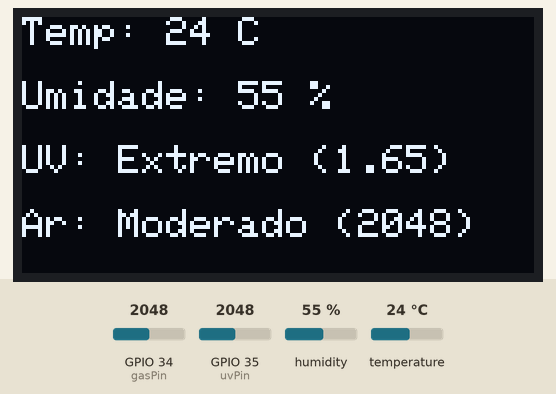
This sketch was run on a simulated ESP32. Parts: 128×64 one-colour display. Inputs (shaded band) come from the test bench; at power-on: GPIO 34 (gasPin) = 2048, GPIO 35 (uvPin) = 2048, humidity 55 %, temperature 24 °C.

Above: at 3.7 s.
3.8 s: GPIO 34 (gasPin) set to 2158
At 6.4 s:
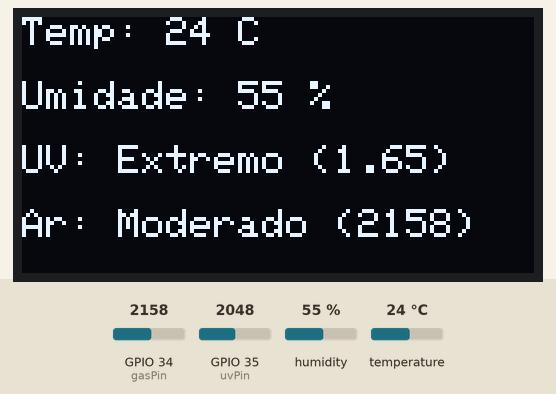
6.7 s: GPIO 34 (gasPin) set to 2264
At 9.5 s:
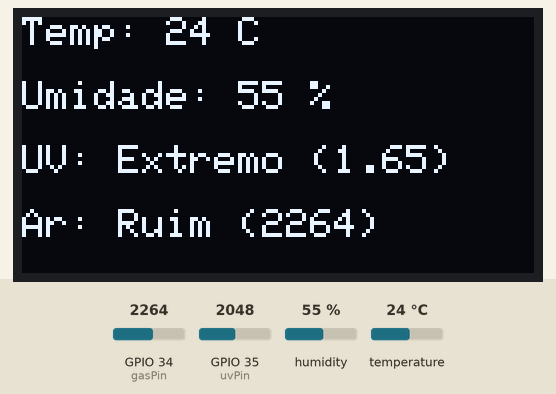
9.9 s: GPIO 35 (uvPin) set to 1381
At 12.6 s:
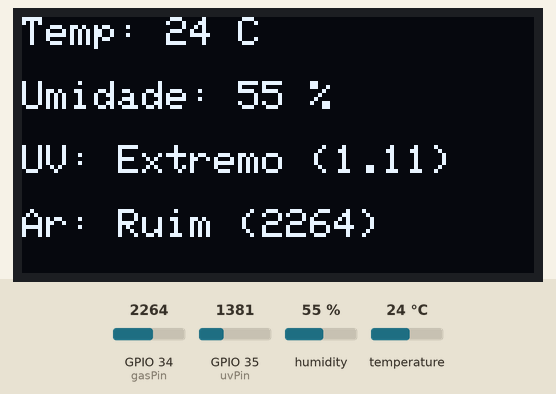
13.2 s: GPIO 35 (uvPin) set to 1309
At 15.6 s:
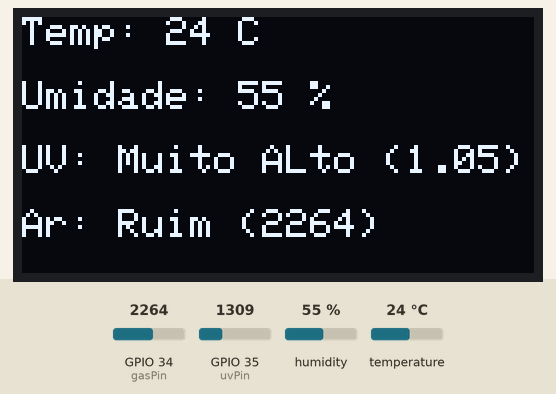
16.4 s: GPIO 34 (gasPin) set to 2162
At 18.7 s:
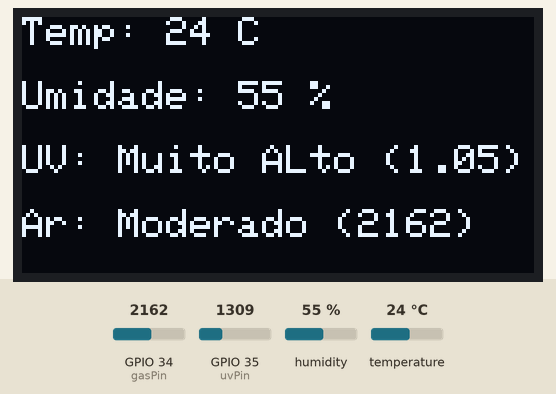
19.6 s: GPIO 35 (uvPin) set to 1130
At 21.7 s:
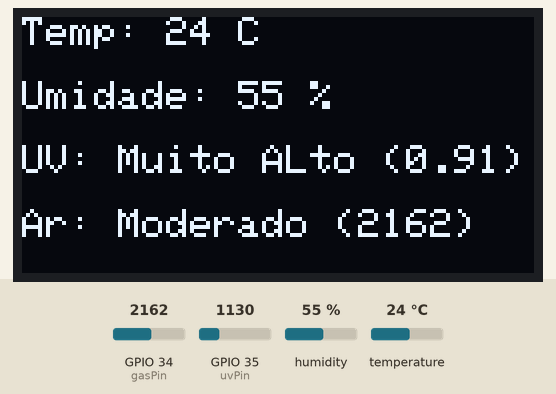
22.8 s: GPIO 35 (uvPin) set to 1029
Timing chart, 0 to 25.8 s (numbered marks = the images above; inputs shaded):
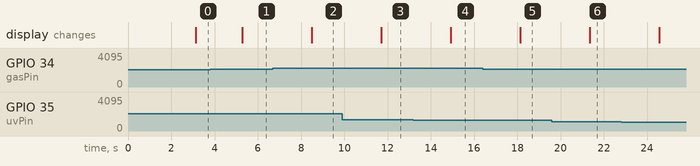

Measured:
- the behaviour switches between 2201 and 2202 on GPIO 34 (gasPin) (found by bisection; images 1 and 2)
- the behaviour switches between 1339 and 1338 on GPIO 35 (uvPin) (found by bisection; images 3 and 4)
- after the input at 3.8 s, the display: changes after 1.5 s (image 1)
- after the input at 6.7 s, the display: changes after 1.8 s (image 2)
- after the input at 9.9 s, the display: changes after 1.8 s (image 3)
- after the input at 13.2 s, the display: changes after 1.7 s (image 4)
- after the input at 16.4 s, the display: changes after 1.7 s (image 5)
- after the input at 19.6 s, the display: changes after 1.8 s (image 6)

The sketch:

Monitoramento.ino
```cpp
// Bibliotecas Utilizadas
#include <WebServer.h>
#include <WiFi.h>
#include <Adafruit_GFX.h>
#include <Adafruit_SSD1306.h>
#include <Wire.h>
#include <DHT11.h>

// Pinos dos Sensores
#define dhtPin 32
#define uvPin 35
#define gasPin 34

// Funções Declaradas
void lerSensores();
void mostrarDisplay();
void handleRoot();
String classificarUV(float valor);
String classificarAr(int valor);

// Variáveis Globais
int temperatura, umidade, qualidadeAr;
float uvIndex;

// Ponto de Acesso
const char* ssid = "MonitorWMA";
const char* password = "12345678";
WebServer server(80);

// Objetos para Temperatura e Display
DHT11 dht(dhtPin);
Adafruit_SSD1306 display(128, 64, &Wire, -1);


void setup(){
  // Inicializar Display
  display.begin(SSD1306_SWITCHCAPVCC, 0x3C);
  display.clearDisplay();
  display.setTextColor(SSD1306_WHITE);
  display.setTextSize(1);
  display.setCursor(0, 0);
  display.println("Monitor Iniciado...");
  display.display();
  delay(2000);

  // Inicializar Ponto de Acesso
  WiFi.softAP(ssid, password);
  IPAddress IP = WiFi.softAPIP();
  server.on("/", handleRoot);
  server.begin();

}

void loop() {
  lerSensores();
  mostrarDisplay();
  server.handleClient();
}

void lerSensores(){
  float uvRaw = analogRead(uvPin);
  float tensaoUV = (uvRaw / 4095.0) * 3.3;

  qualidadeAr = analogRead(gasPin);
  temperatura = dht.readTemperature();
  umidade = dht.readHumidity();
  uvIndex = tensaoUV;
}

void mostrarDisplay(){
  display.clearDisplay();
  display.setTextSize(1);

  // Mostrar Temperatura
  display.setCursor(0,0);
  display.print("Temp: ");
  display.print(temperatura);
  display.println(" C");

  // Mostrar Umidade
  display.setCursor(0, 16);
  display.print("Umidade: ");
  display.print(umidade);
  display.println(" %");

  // Mostrar UV e Classificação
  display.setCursor(0, 32);
  display.print("UV: ");
  display.print(classificarUV(uvIndex));
  display.print(" (");
  display.print(uvIndex);
  display.println(") ");

  // Qualidade do Ar e Classificação
  display.setCursor(0, 48);
  display.print("Ar: ");
  display.print(classificarAr(qualidadeAr));
  display.print(" (");
  display.print(qualidadeAr);
  display.println(") ");

  display.display();

}

String classificarUV(float valor){
  if(valor <= 0.318) return "Baixo";
    else if(valor >= 0.408 && valor <= 0.606) return "Moderado";
      else if(valor >= 0.696 && valor <= 0.795) return "Alto";
        else if(valor >= 0.881 && valor <= 1.079) return "Muito ALto";
          else return "Extremo";
}

String classificarAr(int valor){
  if (valor < 1401) return "Bom";
    else if (valor < 2202) return "Moderado";
      else return "Ruim";
}

// "Aplicativo" Web que mostrará as informações dos sensores.
void handleRoot() {
  String html = "<!DOCTYPE html><html><head><meta charset='UTF-8'><title>Monitor Ambiental</title>";
  html += "<style>body{font-family:sans-serif;padding:20px;}h1{color:#333;}p{font-size:18px;}</style></head><body>";
  html += "<h1>Monitor Ambiental</h1>";
  html += "<p><b>Temperatura:</b> " + String(temperatura) + " &deg;C</p>";
  html += "<p><b>Umidade:</b> " + String(umidade) + " %</p>";
  html += "<p><b>Índice UV:</b> " + classificarUV(uvIndex) + "</p>";
  html += "<p><b>Qualidade do Ar:</b> " + classificarAr(qualidadeAr) + "</p>";
  html += "</body></html>";

  server.send(200, "text/html", html);
}
```
